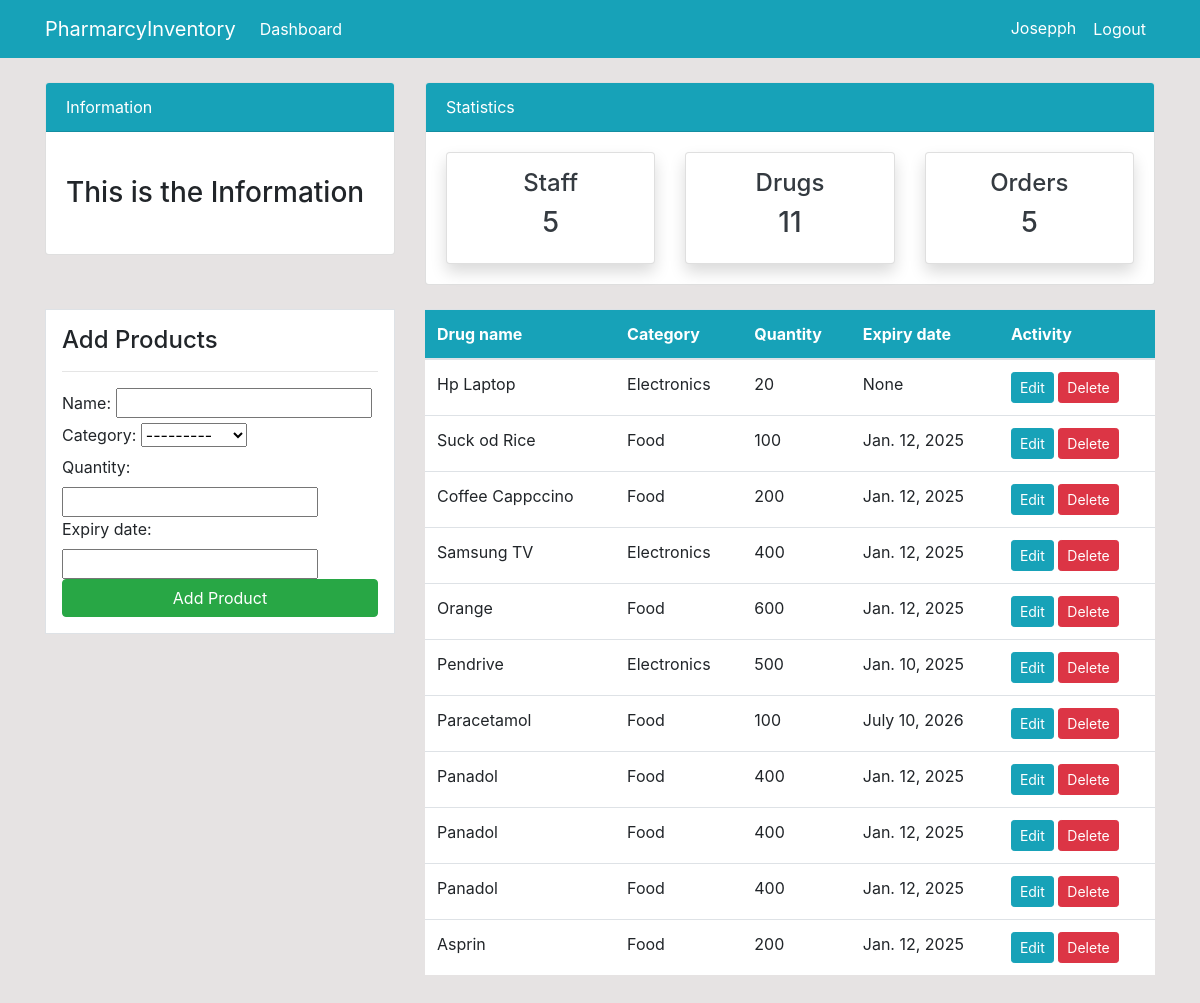
/product/ (signed in), run on the app's committed database.
### dashboard/models.py (models this page shows, shortened)
class Product(models.Model):
    name = models.CharField(max_length=100, null=True)
    category = models.CharField(max_length=20, choices=CATEGORY, null=True)
    quantity = models.PositiveIntegerField(null=True)
    expiry_date = models.DateField(null=True)
    class Meta:
        verbose_name_plural = 'Drugs'

### dashboard/views.py (the view)
# urls.py: path("product/", views.product, name="dashboard-product"),
@login_required
def product(request):
    items = Product.objects.all() # Using ORM
    product_count = items.count()
    workers_count = User.objects.all().count()
    orders_count = Order.objects.all().count()
    if request.method == 'POST':
        form = ProductForm(request.POST)
        if form.is_valid():
            form.save()
            product_name = form.cleaned_data.get('name')
            messages.success(request, f'{product_name} has been added')
            return redirect('dashboard-product')
    else:
        form = ProductForm()
    context = {
        'items': items,
        'form': form,
        'workers_count': workers_count,
        'orders_count': orders_count,
        'product_count': product_count
    }
    return render(request, 'dashboard/product.html', context)

### dashboard/forms.py
class ProductForm(forms.ModelForm):
    class Meta:
        model = Product
        fields = ['name', 'category', 'quantity', 'expiry_date']

### templates/dashboard/product.html (shortened to what this page needs)
{% extends 'partials/base.html' %}
{% block content %}
{% include 'partials/topnav.html' %}
    <div class="container">
        <div class="row my-4">
            <div class="col-md-4">
                <div class="border bg-white p-3">
                    <h4>Add Products</h4>
                    <hr>
                    <form method="POST">
                        {{ form }}
                        <input class="btn btn-success btn-block" type="submit" value="Add Product">
                    </form>
                </div>
            </div>
            <div class="col-md-8">
                <table class="table bg-white">
                    <thead class="bg-info">
                        <tr class="text-white">
                            <th scope="col">Drug name</th>
                            <th scope="col">Category</th>
                            <th scope="col">Quantity</th>
                            <th scope="col">Expiry date</th>
                            <th scope="col">Activity</th>
                        </tr>
                    </thead>
                    <tbody>
                        {% for item in items %}
                        <tr>
                            <td>{{ item.name }}</td>
                            <td>{{ item.category }}</td>
                            <td>{{ item.quantity }}</td>
                            <td>{{ item.expiry_date }}</td>
                            <td>
                                <a class="btn btn-info btn-sm" href="{% url 'dashboard-product-update' item.id %}">Edit</a>
                                <a class="btn btn-danger btn-sm" href="{% url 'dashboard-product-delete' item.id %}">Delete</a>
                            </td>
                        </tr>
                        {% endfor %}
                    </tbody>
                </table>
            </div>
        </div>
    </div>
{% endblock %}

### templates/partials/nav.html (shortened to what this page needs)
 <nav class="navbar navbar-expand-lg navbar-info bg-info">
    {% if user.is_authenticated %}
    <div class="container">
        <a class="navbar-brand text-white" href="{% url 'dashboard-index' %}">PharmarcyInventory</a>
        <div class="collapse navbar-collapse" id="navbarSupportedContent">
            <ul class="navbar-nav mr-auto">
                <li class="nav-item active">
                    <a class="nav-link text-white" href="{% url 'dashboard-index' %}">Dashboard </a>
                </li>
            </ul>
            <ul class="navbar-nav ml-auto">
                <li class="nav-item active">
                    <a class="nav-link text-white" href="{% url 'user-profile' %}">{{ user.username }}</a>
                </li>
                <li class="nav-item">
                    <form method="post" action="{% url 'user-logout' %}" class="d-inline">
                        <button type="submit" class="btn btn-link nav-link text-white" >
                            Logout
                        </button>
                    </form>
                </li>
            </ul>
            {% endif %}
        </div>
    </div>
</nav>

### static/style.css (style rules this page uses)
body { background: rgb(230, 227, 227); }

### data on the page
Product: name "Hp Laptop", category "Electronics", quantity "20", expiry_date "None"
Product: name "Suck od Rice", category "Food", quantity "100", expiry_date "Jan. 12, 2025"
Product: name "Coffee Cappccino", category "Food", quantity "200", expiry_date "Jan. 12, 2025"
Product: name "Samsung TV", category "Electronics", quantity "400", expiry_date "Jan. 12, 2025"
Product: name "Orange", category "Food", quantity "600", expiry_date "Jan. 12, 2025"
Product: name "Pendrive", category "Electronics", quantity "500", expiry_date "Jan. 10, 2025"
Product: name "Paracetamol", category "Food", quantity "100", expiry_date "July 10, 2026"
Product: name "Panadol", category "Food", quantity "400", expiry_date "Jan. 12, 2025"
Product: name "Panadol", category "Food", quantity "400", expiry_date "Jan. 12, 2025"
Product: name "Panadol", category "Food", quantity "400", expiry_date "Jan. 12, 2025"
Product: name "Asprin", category "Food", quantity "200", expiry_date "Jan. 12, 2025"

### other printed values
{{ user.username }} "Josepph"
{{ workers_count }} "5"
{{ product_count }} "11"
{{ orders_count }} "5"
